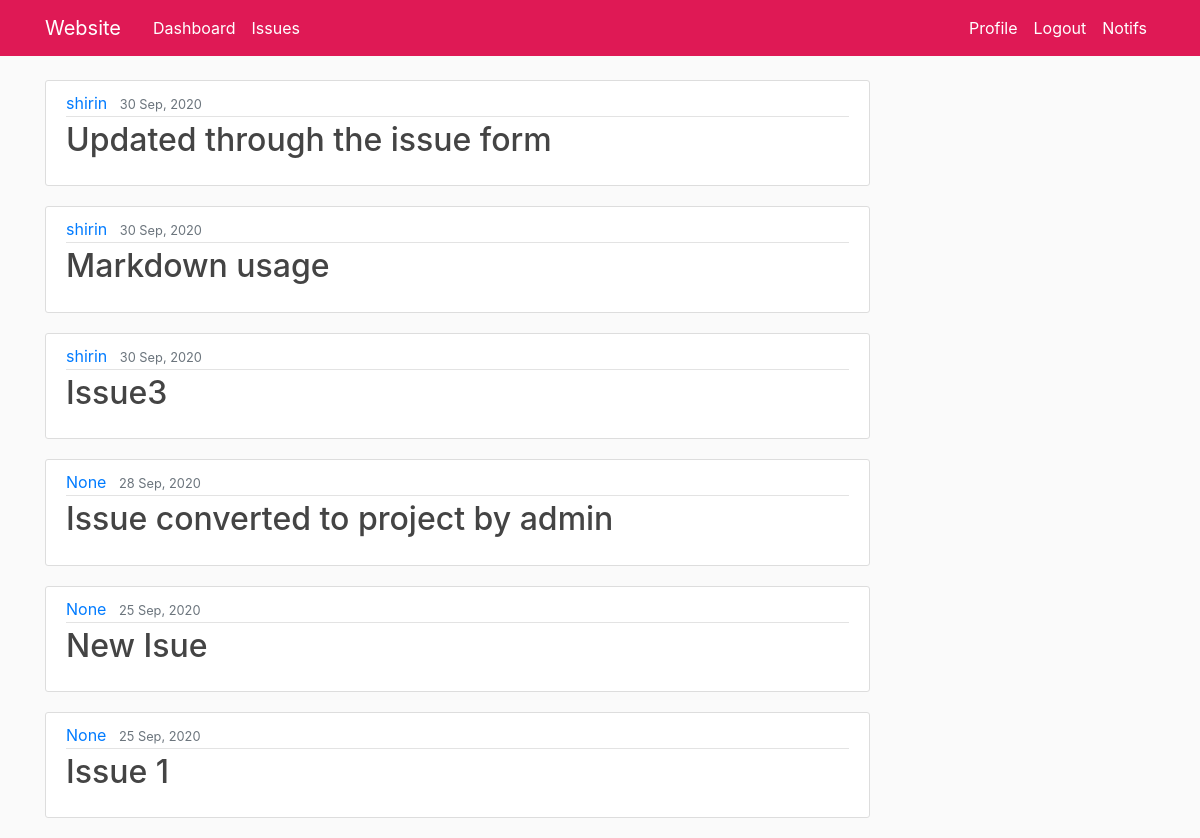
The page /issue/ (signed in) on the database its author committed.
### issue/models.py (models this page shows, shortened)
class Issue(models.Model):
    PRIORITY_CHOICES= (
        ('high','high'),
        ('medium','medium'),
        ('low', 'low')
    )
    title=models.CharField(max_length=100)
    content= MarkdownxField()
    date_created=models.DateTimeField(default=timezone.now)
    priority=models.CharField(max_length=30, choices=PRIORITY_CHOICES)
    author = models.ManyToManyField(User)
    def body_summary(self):
        return markdownify(self.content[:200] + "...")

### issue/views.py (the view)
# urls.py: path('', views.IssueListView.as_view(), name='issue-home'),
class IssueListView(ListView):
    model = Issue
    template_name='issue/home.html'
    context_object_name='posts'
    def get_queryset(self):
        return Issue.objects.order_by('-id')

### issue/templates/issue/home.html (shortened to what this page needs)
{% extends "issue/base.html" %}
{% block content %}
    <div class="col-md-9">
      {% for post in posts %}
        <article class="media content-section">
            <div class="media-body">
              <div class="article-metadata">
                <a class="mr-2" href="{% url 'profile' %}">{{ post.author.first }}</a>
                <small class="text-muted">{{ post.date_created|date:"j M, Y"}}</small>
              </div>
              <h2><a class="article-title" href="{% url 'issue-detail' post.id %}">{{ post.title }}</a></h2>
            </div>
        </article>
      {%endfor%}
      </div>
{% endblock content %}

### issue/static/issue/main.css (style rules this page uses)
body { background: #fafafa; color: #333333; margin-top: 5rem; }
h1, h2, h3, h4, h5, h6 { color: #444444; }
.content-section { background: #ffffff; padding: 10px 20px; border: 1px solid #dddddd; border-radius: 3px; margin-bottom: 20px; }
.article-title { color: #444444; }
.article-metadata { padding-bottom: 1px; margin-bottom: 4px; border-bottom: 1px solid #e3e3e3 }

### rows shown on the page
Issue: author.first "shirin", date_created "30 Sep, 2020", title "Updated through the issue form"
Issue: author.first "shirin", date_created "30 Sep, 2020", title "Markdown usage"
Issue: author.first "shirin", date_created "30 Sep, 2020", title "Issue3"
Issue: author.first "None", date_created "28 Sep, 2020", title "Issue converted to project by admin"
Issue: author.first "None", date_created "25 Sep, 2020", title "New Isue"
Issue: author.first "None", date_created "25 Sep, 2020", title "Issue 1"
